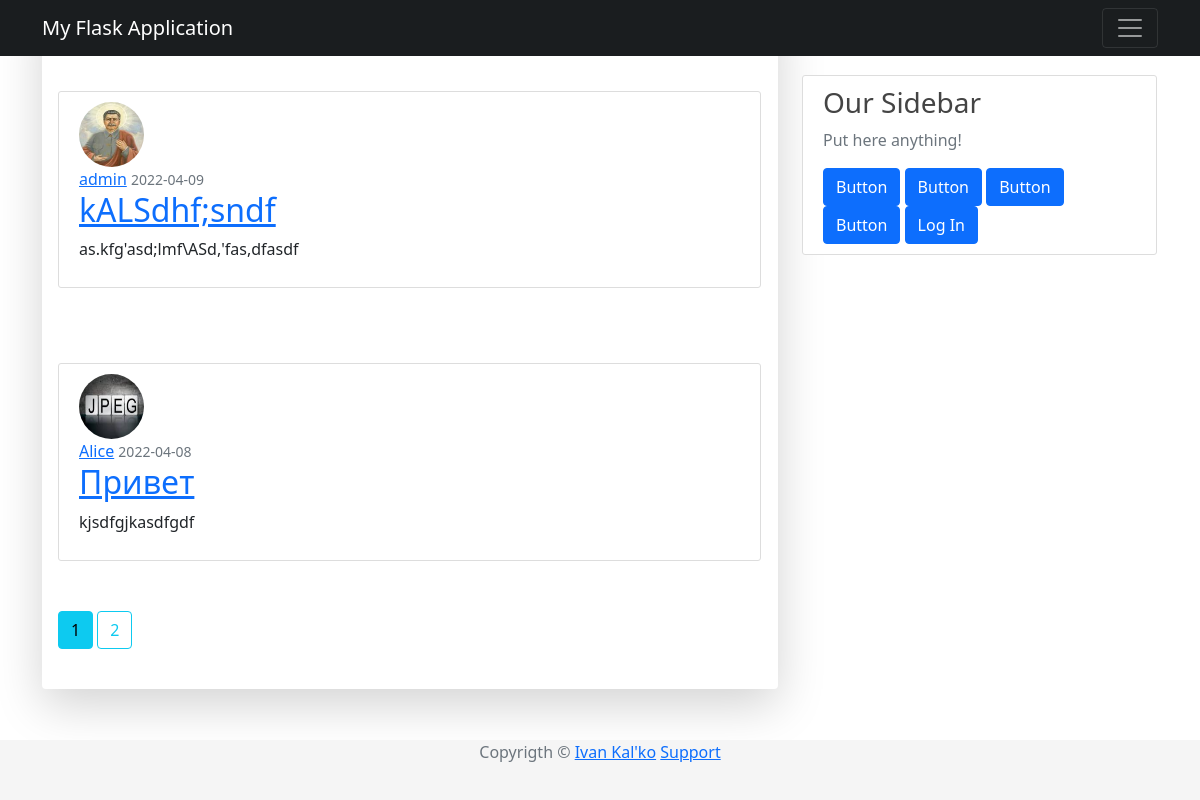
Page /home on the earlier database version.
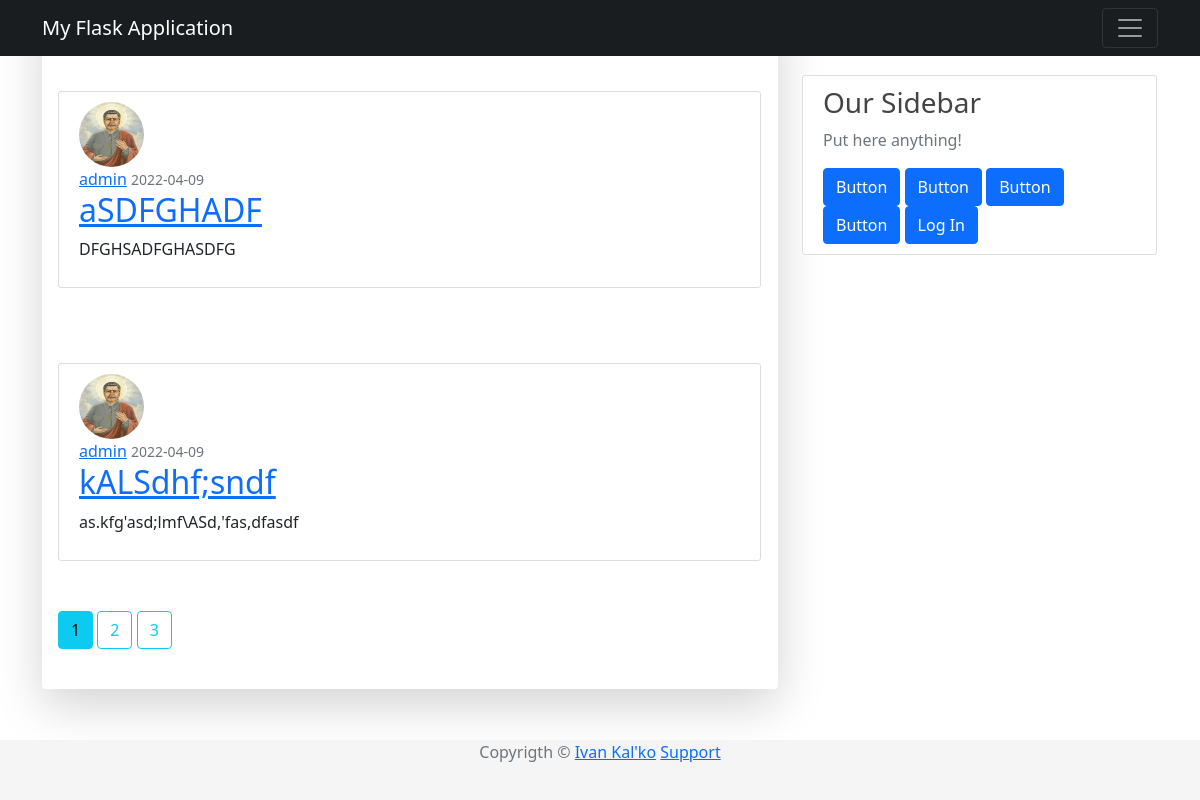
Same page on the later database version.
### app/models/post.py (models this page shows, shortened)
class Post(db.Model):
    __tablename__ = "posts"
    id = db.Column(db.Integer, primary_key=True)
    title = db.Column(db.String(100), nullable=False)
    timestamp = db.Column(db.DateTime, nullable=False, default=datetime.utcnow)
    content = db.Column(db.Text, nullable=False)
    user_id = db.Column(db.Integer, db.ForeignKey("users.id"), nullable=False)

### app/models/user.py (models this page shows, shortened)
class User(UserMixin, db.Model):
    __tablename__ = "users"
    id = db.Column(db.Integer, primary_key=True)
    username = db.Column(db.String(64), unique=True, nullable=False)
    password_hash = db.Column(db.String(128), nullable=False)
    email = db.Column(db.String(120), nullable=False, unique=True)
    image_file = db.Column(db.String(20), nullable=False, default="default.png")
    join_date = db.Column(db.DateTime, nullable=False, default=datetime.utcnow)
    posts = db.relationship('Post', backref='author', lazy=True)

### app/routes/post.py (the view)
@app.route("/")
@app.route("/home")
def home_page():
    page = request.args.get("page", 1, type = int)
    posts = Post.query.order_by(Post.timestamp.desc()).paginate(page=page, per_page=2)
    return render_template("homepage.html", title="Home Page", posts=posts)

### app/templates/homepage.html
{% extends "base.html" %}
{% block content %}
  {% for post in posts.items %}
    <article class="media content-section">
      <img class="rounded-circle article-img" src="{{ url_for('static', filename='images/profiles/' + post.author.image_file) }}">
      <div class="media-body">
        <div class="article-metadata">
          <a class="mr-2" href="{{ url_for('user_public', username=post.author.username )}}">{{ post.author.username }}</a>
          <small class="text-muted">{{ post.timestamp.strftime('%Y-%m-%d') }}</small>
        </div>
        <h2>
          <a class="crticle-title" href="{{url_for('post', id=post.id )}}">{{ post.title }}</a>
        </h2>
        <p class="article-content">{{ post.content }}</p>
      </div>
    </article>
  {% endfor %}
  {% for page_num in posts.iter_pages() %}
    {% if page_num %}
        {% if posts.page == page_num %}
            <a class="btn btn-info mb-4" href="{{ url_for('home_page', page=page_num )}}">{{ page_num }}</a>
        {% else %}
          <a class="btn btn-outline-info mb-4" href="{{ url_for('home_page', page=page_num )}}">{{ page_num }}</a>
        {% endif %}
    {% else %}
        ...
    {% endif %}
  {% endfor %}
{% endblock %}

Differences in the rows shown:
no longer on this page (row unchanged): Post: image_file (picture), author.username "Alice", timestamp "2022-04-08", title "Привет", content "kjsdfgjkasdfgdf"
added Post: image_file (picture), author.username "admin", timestamp "2022-04-09", title "aSDFGHADF", content "DFGHSADFGHASDFG"
Other differences:
new list line: "3"
